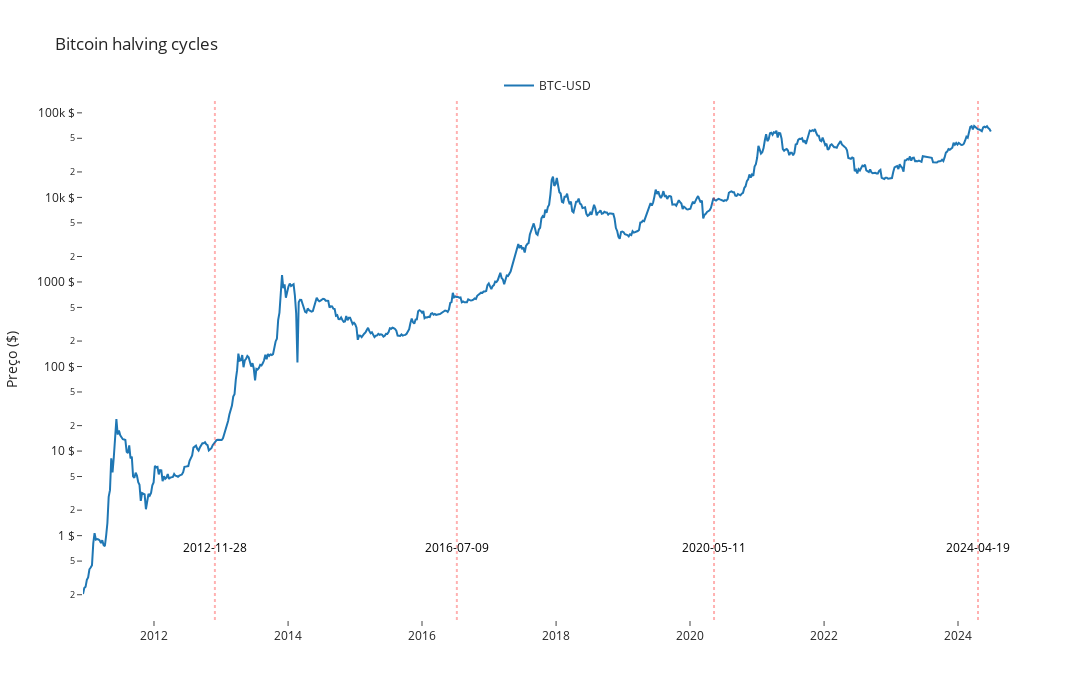

Notebook code for this chart:
### Markdown cell above
### Full Time Frame Halving dividers

### Code cell
import plotly.graph_objects as go


## ciclos
halving12 = "2012-11-28"
halving16 = "2016-07-09"
halving20 = "2020-05-11"
halving24 = "2024-04-19"

halvings_dates = [halving12, halving16, halving20, halving24]

# Fazer gráfico vazio
fig = go.Figure()

# Adicionar as linhas (uma a uma)
fig = fig.add_trace(go.Scatter(x=opencsv.index, y=opencsv, name='BTC-USD'))

# Adicionar linhas verticais para sinalizar eventos em datas específicas

for date in halvings_dates:
    fig.add_shape(
    dict(
        type="line",
        x0=date, x1=date,  # Data de cada halving
        y0=0, y1=1,  # Usar 0 e 1 para cobrir todo o eixo y
        xref='x',
        yref='paper',
        line=dict(
            color="Red",
            width=2,
            dash="dot",),)
    )
    
    # Adicionar anotações para as linhas verticais
    fig.add_annotation(
        x=date,  # Data de cada halving
        y=0.1,
        xref="x",
        yref="paper",
        text=date,
        showarrow=False,
        yshift=10,
        font=dict(color="Black")
    )


# Acrescentar tema
fig = fig.update_layout(template='simple_white',
                   title='Bitcoin halving cycles',
                   height=700,
                   width=1200,
                   hovermode="x unified",
                   showlegend=True,
                   legend=dict(yanchor="bottom", y=1, xanchor="center",x=0.5, orientation='h'),
                   xaxis=dict(showgrid=False, zeroline=False, showline=False, mirror=True),
                   yaxis=dict(title='Preço ($)', ticksuffix=' $', showgrid=False, zeroline=True, showline=False, mirror=True, type='log'),
                   ).show()

### Figure 1 — Plotly figure (JSON) as saved in the notebook; plotly's stock layout.template omitted (floating-point values rounded to 4 significant figures; data arrays with more than 128 entries replaced by an {"elided": "..."} marker saying what was removed)
{"data": [{"name": "BTC-USD", "type": "scatter", "x": {"elided": "708 str values"}, "y": {"elided": "708 float values"}}], "layout": {"annotations": [{"font": {"color": "Black"}, "showarrow": false, "text": "2012-11-28", "x": "2012-11-28", "xref": "x", "y": 0.1, "yref": "paper", "yshift": 10}, {"font": {"color": "Black"}, "showarrow": false, "text": "2016-07-09", "x": "2016-07-09", "xref": "x", "y": 0.1, "yref": "paper", "yshift": 10}, {"font": {"color": "Black"}, "showarrow": false, "text": "2020-05-11", "x": "2020-05-11", "xref": "x", "y": 0.1, "yref": "paper", "yshift": 10}, {"font": {"color": "Black"}, "showarrow": false, "text": "2024-04-19", "x": "2024-04-19", "xref": "x", "y": 0.1, "yref": "paper", "yshift": 10}], "height": 700, "hovermode": "x unified", "legend": {"orientation": "h", "x": 0.5, "xanchor": "center", "y": 1, "yanchor": "bottom"}, "shapes": [{"line": {"color": "Red", "dash": "dot", "width": 2}, "type": "line", "x0": "2012-11-28", "x1": "2012-11-28", "xref": "x", "y0": 0, "y1": 1, "yref": "paper"}, {"line": {"color": "Red", "dash": "dot", "width": 2}, "type": "line", "x0": "2016-07-09", "x1": "2016-07-09", "xref": "x", "y0": 0, "y1": 1, "yref": "paper"}, {"line": {"color": "Red", "dash": "dot", "width": 2}, "type": "line", "x0": "2020-05-11", "x1": "2020-05-11", "xref": "x", "y0": 0, "y1": 1, "yref": "paper"}, {"line": {"color": "Red", "dash": "dot", "width": 2}, "type": "line", "x0": "2024-04-19", "x1": "2024-04-19", "xref": "x", "y0": 0, "y1": 1, "yref": "paper"}], "showlegend": true, "title": {"text": "Bitcoin halving cycles"}, "width": 1200, "xaxis": {"mirror": true, "showgrid": false, "showline": false, "zeroline": false}, "yaxis": {"mirror": true, "showgrid": false, "showline": false, "ticksuffix": " $", "title": {"text": "Preço ($)"}, "type": "log", "zeroline": true}}}
